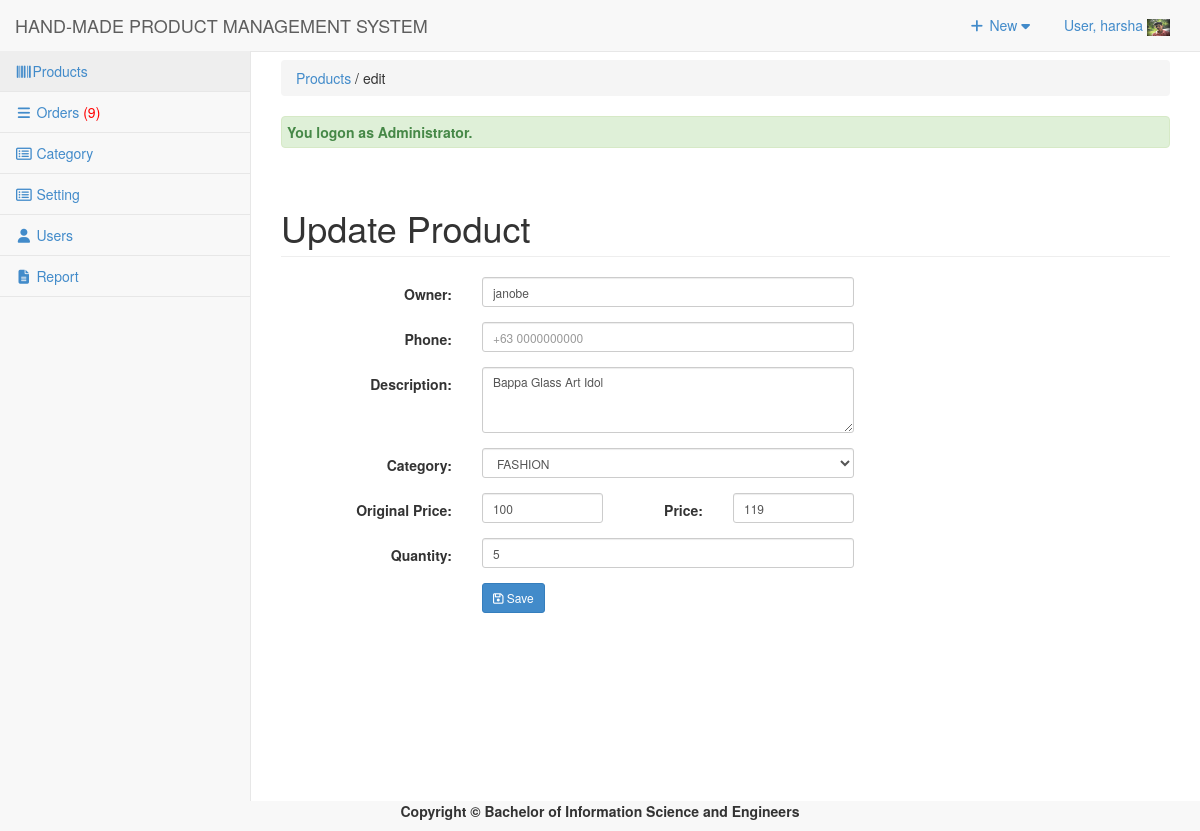
Page /admin/products/index.php?view=edit&id=201737 (signed in) on the committed database.
### tables this page shows
CREATE TABLE `tbluseraccount` (
  `USERID` int(11) NOT NULL,
  `U_NAME` varchar(122) NOT NULL,
  `U_USERNAME` varchar(122) NOT NULL,
  `U_PASS` varchar(122) NOT NULL,
  `U_ROLE` varchar(30) NOT NULL,
  `USERIMAGE` varchar(255) NOT NULL
);

CREATE TABLE `tblproduct` (
  `PROID` int(11) NOT NULL,
  `PRODESC` varchar(255) DEFAULT NULL,
  `INGREDIENTS` varchar(255) NOT NULL,
  `PROQTY` int(11) DEFAULT NULL,
  `ORIGINALPRICE` double NOT NULL,
  `PROPRICE` double DEFAULT NULL,
  `CATEGID` int(11) DEFAULT NULL,
  `IMAGES` varchar(255) DEFAULT NULL,
  `PROSTATS` varchar(30) DEFAULT NULL,
  `OWNERNAME` varchar(90) NOT NULL,
  `OWNERPHONE` varchar(90) NOT NULL
);

CREATE TABLE `tblcategory` (
  `CATEGID` int(11) NOT NULL,
  `CATEGORIES` varchar(255) NOT NULL,
  `USERID` int(11) NOT NULL
);

### admin/products/index.php (called while the page is built, shortened)
<?php
require_once("../../include/initialize.php");
$view = (isset($_GET['view']) && $_GET['view'] != '') ? $_GET['view'] : '';
	$header=$view;
	$title="Products";
require_once ("../theme/templates.php");
?>

### include/database.php (called while the page is built, shortened)
<?php
class Database {
	var $sql_string = '';
	private $conn;
	public function open_connection() {
		$this->conn = mysqli_connect(server,user,pass);
		if(!$this->conn){
			echo "Problem in database connection! Contact administrator!";
			exit();
		}else{
			$db_select = mysqli_select_db($this->conn,database_name);
		}
	}
	function setQuery($sql='') {
		$this->sql_string=$sql;
	}
	function executeQuery() {
		$result = mysqli_query($this->conn,$this->sql_string);
		return $result;
	}
	private function confirm_query($result) {
		return $result;
	}
	function loadSingleResult() {
		$cur = $this->executeQuery();
		while ($row = mysqli_fetch_object($cur)) {
		return $data = $row;
		}
	}
	public function num_rows($result_set) {
		return mysqli_num_rows($result_set);
	}
}
$mydb = new Database();
?>

### include/accounts.php (called while the page is built, shortened)
<?php
require_once(LIB_PATH.DS.'database.php');
class User {
	protected static  $tblname = "tbluseraccount";
	function single_user($id=""){
			global $mydb;
			$mydb->setQuery("SELECT * FROM ".self::$tblname."
				Where USERID= '{$id}' LIMIT 1");
			$cur = $mydb->loadSingleResult();
			return $cur;
	}
}
?>

### include/products.php (called while the page is built, shortened)
<?php
require_once(LIB_PATH.DS.'database.php');
class Product {
	protected static  $tblname = "tblproduct";
	function single_product($id=""){
			global $mydb;
			$mydb->setQuery("SELECT * FROM ".self::$tblname."
				Where PROID= '{$id}' LIMIT 1");
			$cur = $mydb->loadSingleResult();
			return $cur;
	}
}
?>

### include/categories.php (called while the page is built, shortened)
<?php
require_once(LIB_PATH.DS.'database.php');
class Category {
	protected static  $tblname = "tblcategory";
	function single_category($id=""){
			global $mydb;
			$mydb->setQuery("SELECT * FROM ".self::$tblname."
				Where CATEGID= '{$id}' LIMIT 1");
			$cur = $mydb->loadSingleResult();
			return $cur;
	}
}
?>

### admin/products/edit.php (the view, shortened to what this page needs)
<?php
  $PROID = $_GET['id'];
  $product = New Product();
  $singleproduct = $product->single_product($PROID);
?>
        <div class="row">
         <div class="col-lg-12">
            <h1 class="page-header">Update Product</h1>
          </div>
       </div>
       <form class="form-horizontal span6" action="controller.php?action=edit" method="POST"  />
                <div class="row">
        <div class="form-group">
                    <div class="col-md-8">
                      <label class="col-md-4 control-label" for=
                      "OWNERNAME">Owner:</label>
                      <div class="col-md-8">
                            <input class="form-control input-sm" id="OWNERNAME" name="OWNERNAME" placeholder=
                            "Owner Name" type="text" value="<?php echo $singleproduct->OWNERNAME; ?>">
                      </div>
                    </div>
                  </div>
                   <div class="form-group">
                    <div class="col-md-8">
                      <label class="col-md-4 control-label" for=
                      "OWNERPHONE">Phone:</label>
                      <div class="col-md-8">
                             <input class="form-control input-sm" id="OWNERPHONE" name="OWNERPHONE" placeholder=
                            "+63 0000000000" type="number" value="<?php echo $singleproduct->OWNERPHONE; ?>">
                      </div>
                    </div>
                  </div>
                     <div class="form-group">
                    <div class="col-md-8">
                      <label class="col-md-4 control-label" for=
                      "PRODESC">Description:</label>
                      <div class="col-md-8">
                      <textarea class="form-control input-sm" id="PRODESC" name="PRODESC" cols="1" rows="3" ><?php echo $singleproduct->PRODESC; ?>
                      </textarea>
                      </div>
                    </div>
                  </div>
                  <div class="form-group">
                    <div class="col-md-8">
                      <label class="col-md-4 control-label" for=
                      "CATEGORY">Category:</label>
                      <div class="col-md-8">
                       <select class="form-control input-sm" name="CATEGORY" id="CATEGORY">
                          <?php
                         $category = New Category();
                          $singlecategory = $category->single_category($singleproduct->CATEGID);
                          echo  '<option SELECTED  value='.$singlecategory->CATEGID.' >'.$singlecategory->CATEGORIES.'</option>';
                          ?>
                        </select>
                      </div>
                    </div>
                  </div>
                  <div class="form-group">
                    <div class="col-md-8">
                      <label class="col-md-4 control-label" for=
                      "ORIGINALPRICE">Original Price:</label>
                      <div class="col-md-3">
                         <input class="form-control input-sm" id="ORIGINALPRICE" name="ORIGINALPRICE" placeholder=
                            "Original Price" type="number" value="<?php echo $singleproduct->ORIGINALPRICE; ?>">
                      </div>
                       <label class="col-md-2 control-label" for=
                      "PROPRICE">Price:</label>
                      <div class="col-md-3">
                         <input class="form-control input-sm" id="PROPRICE" name="PROPRICE" placeholder=
                            "Price" type="number" step="any" value="<?php echo $singleproduct->PROPRICE; ?>">
                      </div>
                    </div>
                  </div>
                   <div class="form-group">
                    <div class="col-md-8">
                      <label class="col-md-4 control-label" for=
                      "PROQTY">Quantity:</label>
                      <div class="col-md-8">
                         <input class="form-control input-sm" id="PROQTY" name="PROQTY" placeholder=
                            "Quantity" type="number" value="<?php echo $singleproduct->PROQTY; ?>">
                      </div>
                    </div>
                  </div>
             <div class="form-group">
                    <div class="col-md-8">
                      <label class="col-md-4 control-label" for=
                      "idno"></label>
                      <div class="col-md-8">
                               <button class="btn  btn-primary btn-sm" name="save" type="submit" ><span class="fa fa-save fw-fa"></span> Save</button>
                  </div>
                    </div>
                  </div>
            </div>

### admin/theme/templates.php (shortened to what this page needs)
<!DOCTYPE html>
<html lang="en">
<head>
<link href="<?php echo web_root; ?>admin/css/bootstrap.min.css" rel="stylesheet">
<link href="<?php echo web_root; ?>admin/css/metisMenu.min.css" rel="stylesheet">
<link href="<?php echo web_root; ?>admin/css/timeline.css" rel="stylesheet">
<link href="<?php echo web_root; ?>admin/css/sb-admin-2.css" rel="stylesheet">
<link href="<?php echo web_root; ?>admin/font/css/font-awesome.min.css" rel="stylesheet" type="text/css">
<link href="<?php echo web_root; ?>admin/font/font-awesome.min.css" rel="stylesheet" type="text/css">
<link href="<?php echo web_root; ?>admin/css/dataTables.bootstrap.css" rel="stylesheet">
<link href="<?php echo web_root; ?>css/bootstrap-datetimepicker.min.css" rel="stylesheet" media="screen">
<link href="<?php echo web_root; ?>css/datepicker.css" rel="stylesheet" media="screen">
<link href="<?php echo web_root; ?>admin/css/costum.css" rel="stylesheet">
<link href="<?php echo web_root; ?>admin/css/ekko-lightbox.css" rel="stylesheet">
</head>
  <?php
    $query = "SELECT * FROM tblsummary WHERE ORDEREDSTATS = 'Pending'";
    $mydb->setQuery($query);
    $cur = $mydb->executeQuery();
    $rowscount = $mydb->num_rows($cur);
    $res = isset($rowscount)? $rowscount : 0;
    if($res>0){
    $order = '<span style="color:red;">('.$res.')</span>';
    }else{
        $order = '<span> ('.$res.')</span>';
    }
?>
<body>
   <div id="wrapper">
        <nav class="navbar navbar-default navbar-static-top  " role="navigation" style="margin-bottom: 0">
            <div class="navbar-header">
                 <a class="navbar-brand"  href="<?php echo web_root; ?>admin/index.php" >HAND-MADE PRODUCT MANAGEMENT SYSTEM</a>
            </div>
            <ul class="nav navbar-top-links navbar-right">
                 <li class="dropdown">
                    <a class="dropdown-toggle" data-toggle="dropdown" href="#">
                        <i class="fa fa-plus fa-fw"></i> New  <i class="fa fa-caret-down"></i>
                    </a>
                </li>
<?php
 $user = New User();
$singleuser = $user->single_user($_SESSION['USERID']);
?>
                <li class="dropdown">
                    <a class="dropdown-toggle" data-toggle="dropdown" href="#">
                        User, <?php echo $_SESSION['U_NAME']; ?> <img title="profile image" width="23px" height="17px" src="<?php echo web_root.'admin/user/'.$singleuser ->USERIMAGE ?>">
                    </a>
                </li>
            </ul>
            <div class="navbar-default sidebar" role="navigation">
                <div class="sidebar-nav navbar-collapse">
                    <ul class="nav" id="side-menu">
                        <li>
                             <a href="<?php echo web_root; ?>admin/products/index.php"><i class="fa fa-barcode fa-fw"></i>Products </a>
                        </li>
                        <li>
                             <a href="<?php echo web_root; ?>admin/orders/index.php" ><i class="fa fa-reorder fa-fw"></i>  Orders <?php echo $order; ?></a>
                  </li>
                         <li>
                             <a href="<?php echo web_root; ?>admin/category/index.php" ><i class="fa fa-list-alt fa-fw"></i>  Category </a>
                        </li>
                        <?php if ($_SESSION['U_ROLE']=='Administrator') {
                        ?>
                         <li>
                             <a href="<?php echo web_root; ?>admin/settings/index.php" ><i class="fa fa-list-alt fa-fw"></i>  Setting </a>
                        </li>
                          <li>
                            <a href="<?php echo web_root; ?>admin/user/index.php" ><i class="fa fa-user fa-fw"></i> Users </a>
                        </li>
                         <li>
                            <a href="<?php echo web_root; ?>admin/report/index.php" ><i class="fa  fa-file-text fa-fw"></i> Report </a>
                        </li>
                 <?php }  ?>
                    </ul>
                </div>
            </div>
        </nav>
  <div id="page-wrapper">
            <div class="row" >
                <div class="col-lg-12">
                    <?php
                    if ($title<>'Dashboard'){
                       echo   '<p class="breadcrumb" style="margin-top: 8px;">
                        <a href="index.php" title="'. $title.'" >'. $title.'</a>
                        '.(isset($header) ? ' / '. $header : '').'  </p>'  ;
                    } ?>
                  <?php require_once $content; ?>
                </div>
            </div>
        </div>
    </div>
</body>
      <footer><p  style="text-align: center;font-weight: bold;">Copyright &copy; Bachelor of Information Science and Engineers</p></footer>
</html>

### admin/css/sb-admin-2.css (style rules this page uses)
body { background-color: #f8f8f8; }
#wrapper { width: 100%; }
#page-wrapper { padding: 0 15px; min-height: 568px; background-color: #fff; }
@media (min-width:768px) { #page-wrapper { position: inherit; margin: 0 0 0 250px; padding: 0 30px; border-left: 1px solid #e7e7e7; } }
.navbar-top-links { margin-right: 0; }
.navbar-top-links li { display: inline-block; }
.navbar-top-links li:last-child { margin-right: 15px; }
.navbar-top-links li a { padding: 15px; min-height: 50px; }
.sidebar .sidebar-nav.navbar-collapse { padding-right: 0; padding-left: 0; }
.sidebar ul li { border-bottom: 1px solid #e7e7e7; }
.sidebar ul li a.active { background-color: #eee; }
@media (min-width:768px) { .sidebar { z-index: 1; position: absolute; width: 250px; margin-top: 51px; } }

### rows in the picture
tbluseraccount: USERIMAGE (picture)
tblproduct: OWNERNAME "janobe", PRODESC "Bappa Glass Art Idol", ORIGINALPRICE "100", PROPRICE "119", PROQTY "5"
tblcategory: CATEGORY "FASHION"

### other values in the picture
$_SESSION['U_NAME'] "harsha"
$res "9"
$title "Products"
$header "edit"
$_SESSION['message'] "You logon as Administrator."
